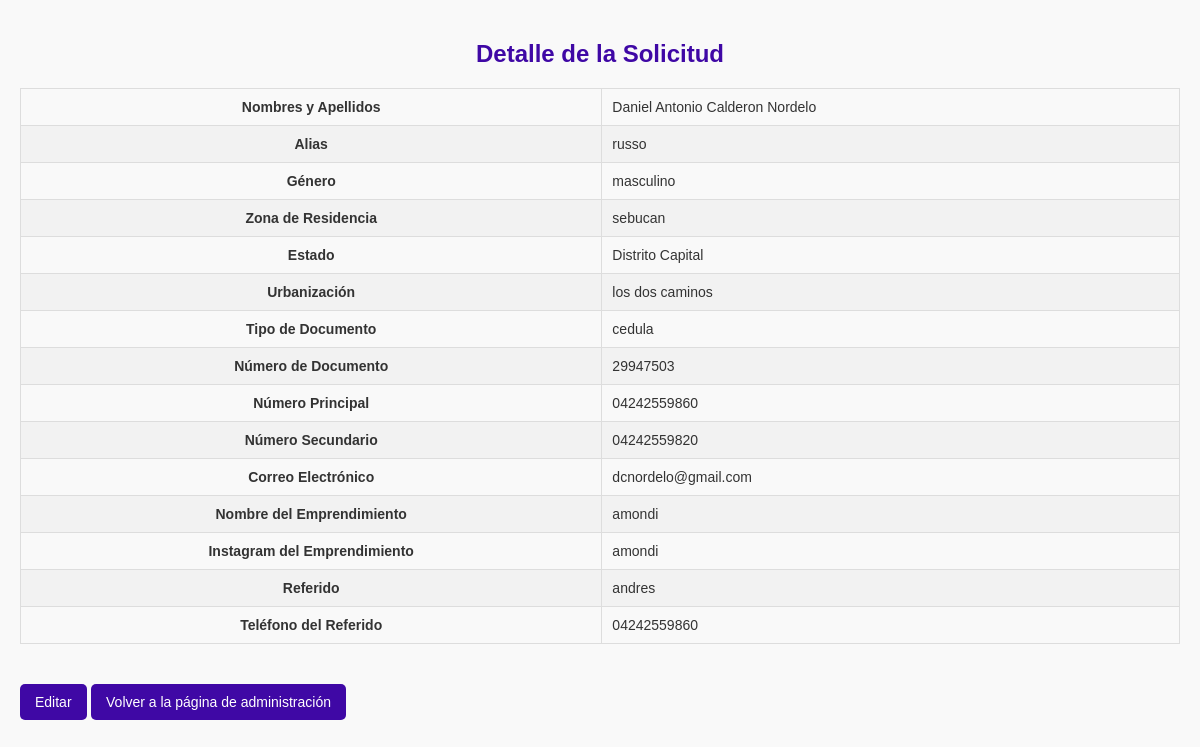
Page /admin/detalle/4 (signed in) on the committed database.
### tables this page shows
CREATE TABLE usuarios (
        id INTEGER PRIMARY KEY AUTOINCREMENT,
        nombres_apellidos TEXT,
        alias TEXT,
        genero TEXT,
        zona_residencia TEXT,
        estado TEXT,
        urbanizacion TEXT,
        tipo_documento TEXT,
        numero_documento TEXT,
        numero_principal TEXT,
        numero_secundario TEXT,
        correo TEXT,
        nombre_emprendimiento TEXT,
        instagram_emprendimiento TEXT,
        referido_nombre TEXT,
        referido_telefono TEXT
    );

### app.py (the view)
@app.route('/admin/detalle/<int:id_solicitud>')
def detalle_solicitud(id_solicitud):
    if 'username' not in session:
        flash('Por favor, inicia sesión primero.', 'warning')
        return redirect(url_for('login'))
    solicitud = get_solicitud_por_id(id_solicitud)
    return render_template('detalle_solicitud.html', solicitud=solicitud)

### app.py (called while the page is built)
def get_solicitud_por_id(id_solicitud):
    conn = sqlite3.connect('solicitudes.db')
    c = conn.cursor()
    c.execute('SELECT * FROM usuarios WHERE id = ?', (id_solicitud,))
    solicitud = c.fetchone()
    conn.close()
    return solicitud

### templates/detalle_solicitud.html (shortened to what this page needs)
<!DOCTYPE html>
<html lang="es">
<head>
    <link rel="stylesheet" href="{{ url_for('static', filename='styles_detalle.css') }}">
</head>
<body>
    <h2>Detalle de la Solicitud</h2>
    <table border="1">
        <tr>
            <th>Nombres y Apellidos</th>
            <td>{{ solicitud[1] }}</td>
        </tr>
        <tr>
            <th>Alias</th>
            <td>{{ solicitud[2] }}</td>
        </tr>
        <tr>
            <th>Género</th>
            <td>{{ solicitud[3] }}</td>
        </tr>
        <tr>
            <th>Zona de Residencia</th>
            <td>{{ solicitud[4] }}</td>
        </tr>
        <tr>
            <th>Estado</th>
            <td>{{ solicitud[5] }}</td>
        </tr>
        <tr>
            <th>Urbanización</th>
            <td>{{ solicitud[6] }}</td>
        </tr>
        <tr>
            <th>Tipo de Documento</th>
            <td>{{ solicitud[7] }}</td>
        </tr>
        <tr>
            <th>Número de Documento</th>
            <td>{{ solicitud[8] }}</td>
        </tr>
        <tr>
            <th>Número Principal</th>
            <td>{{ solicitud[9] }}</td>
        </tr>
        <tr>
            <th>Número Secundario</th>
            <td>{{ solicitud[10] }}</td>
        </tr>
        <tr>
            <th>Correo Electrónico</th>
            <td>{{ solicitud[11] }}</td>
        </tr>
        <tr>
            <th>Nombre del Emprendimiento</th>
            <td>{{ solicitud[12] }}</td>
        </tr>
        <tr>
            <th>Instagram del Emprendimiento</th>
            <td>{{ solicitud[13] }}</td>
        </tr>
        <tr>
            <th>Referido</th>
            <td>{{ solicitud[14] }}</td>
        </tr>
        <tr>
            <th>Teléfono del Referido</th>
            <td>{{ solicitud[15] }}</td>
        </tr>
    </table>
    <a href="{{ url_for('editar_solicitud', id_solicitud=solicitud[0]) }}" class="btn">Editar</a>
    <a href="{{ url_for('admin') }}" class="btn">Volver a la página de administración</a>
</body>
</html>

### static/styles_detalle.css (style rules this page uses)
body { font-family: 'Poppins', sans-serif; margin: 0; padding: 20px; background-color: #f9f9f9; color: #333; }
h2 { text-align: center; color: #3f08a5; }
table { width: 100%; border-collapse: collapse; margin: 20px 0; font-size: 14px; }
table, th, td { border: 1px solid #ddd; padding: 10px; }
tbody tr:nth-child(even) { background-color: #f2f2f2; }
.btn { display: inline-block; padding: 10px 15px; color: white; background-color: #3f08a5; text-decoration: none; border-radius: 5px; font-size: 14px; margin-top: 20px; }
a { text-decoration: none; color: #3f08a5; font-size: 14px; margin-top: 10px; display: inline-block; }

### rows in the picture
usuarios: nombres_apellidos "Daniel Antonio Calderon Nordelo", alias "russo", genero "masculino", zona_residencia "sebucan", estado "Distrito Capital", urbanizacion "los dos caminos", tipo_documento "cedula", numero_documento "29947503", numero_principal "04242559860", numero_secundario "04242559820", correo "dcnordelo@gmail.com", nombre_emprendimiento "amondi", instagram_emprendimiento "amondi", referido_nombre "andres", referido_telefono "04242559860"
